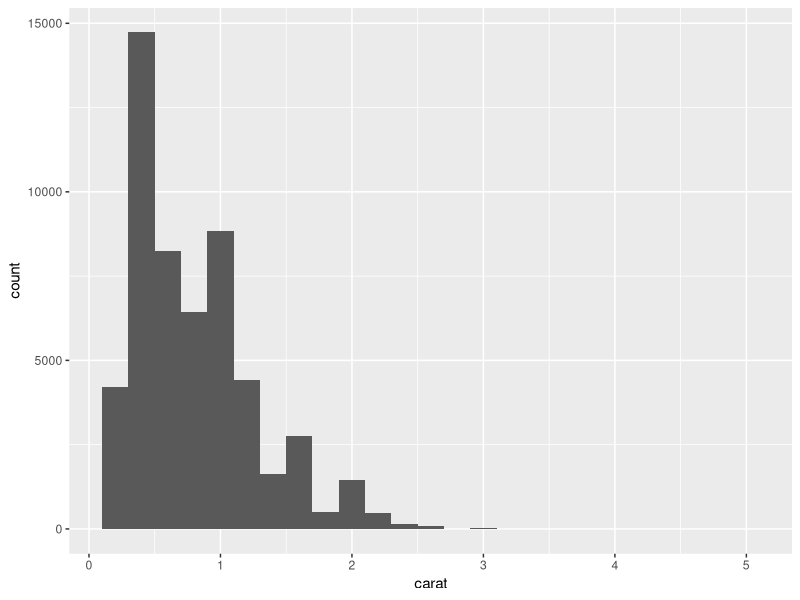
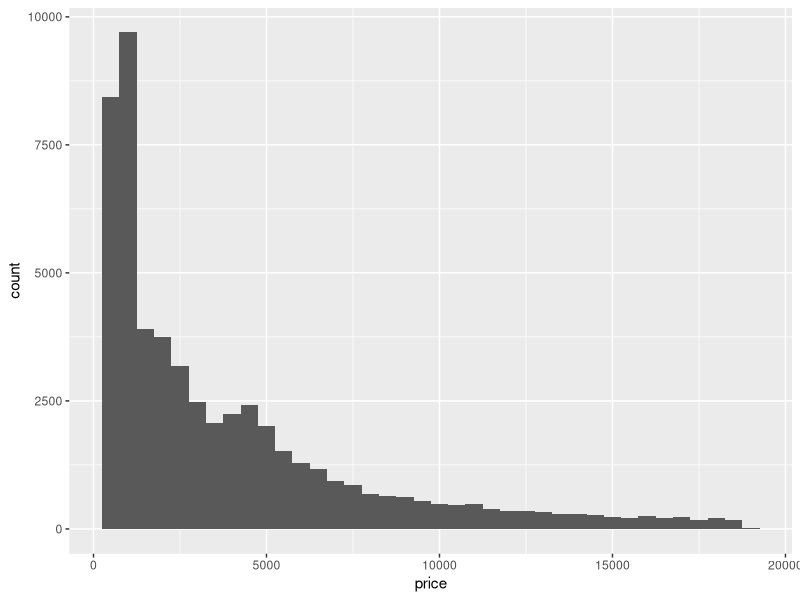
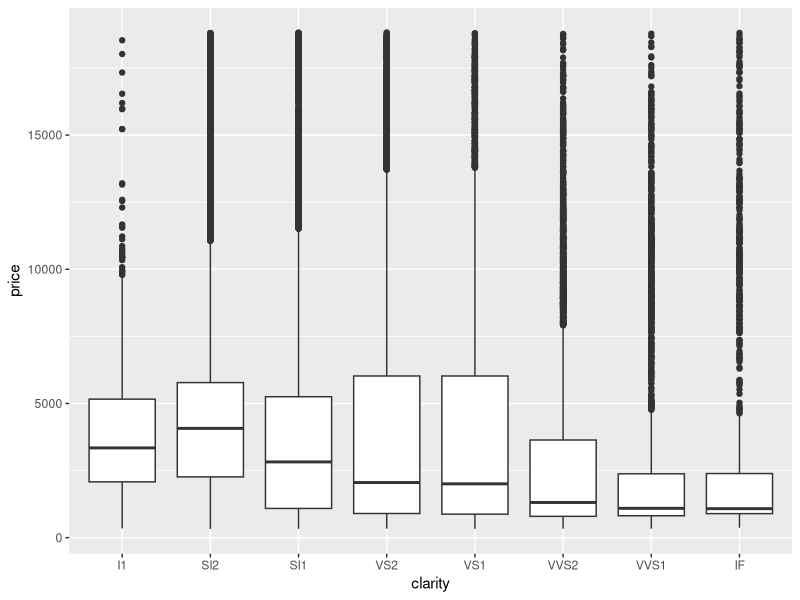
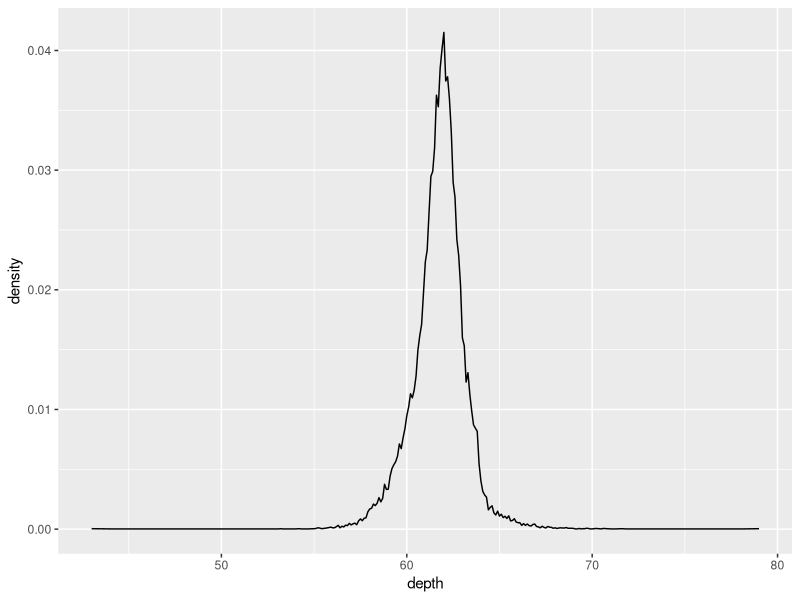

Here is the R script that generated these plots, in order:
## ---- chunk 1
library(tidyverse)
## ---- chunk 2
diamonds %>% 
  ggplot(aes(carat)) +
  geom_histogram(binwidth = 0.2)
## ---- chunk 3
diamonds %>% 
  ggplot(aes(price)) +
  geom_histogram(binwidth = 500)
## ---- chunk 4
diamonds %>% 
  ggplot(aes(clarity, price)) +
  geom_boxplot()
## ---- chunk 5
diamonds %>% 
  count(depth) %>% 
  mutate(sum = sum(n),
         density = n / sum) %>% 
  ggplot(aes(depth, density)) +
  geom_line()
